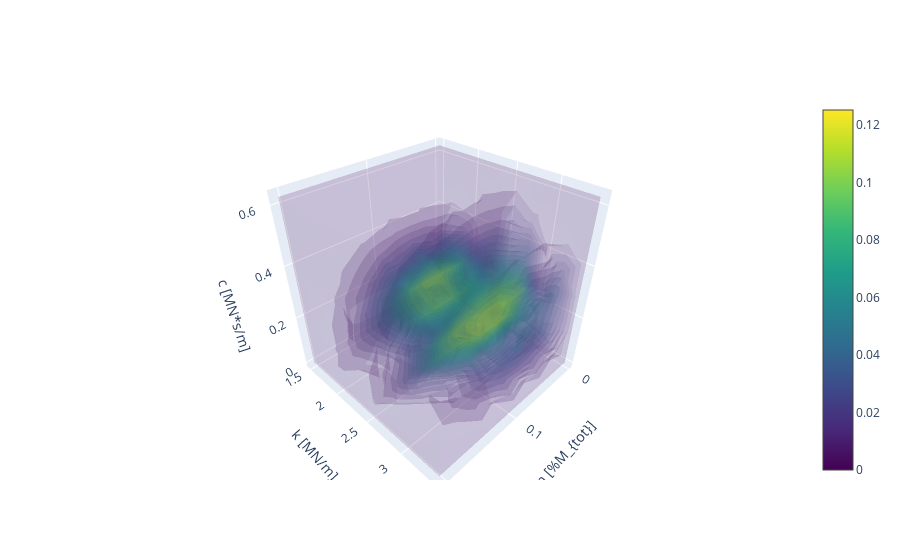

Notebook code cell kept with this figure:
### Code cell
fig = go.Figure()

fig.add_trace(
    go.Volume(
        x=m_grid.flatten(),
        y=k_grid.flatten(),
        z=c_grid.flatten(),
        value=grid_values,
        opacity=0.1, # needs to be small to see through all surfaces
        surface_count=20, # needs to be a large number for good volume rendering
        colorscale='Viridis'
    )
)

fig.update_layout(
    scene = dict(
        xaxis = dict(title='m [%M_{tot}]'),
        yaxis = dict(title='k [MN/m]'),
        zaxis = dict(title='c [MN*s/m]'),
        aspectmode='cube'
    )
)

fig.show()
fig.write_html('../results/mcmc_scatter.html')

### Figure 1 — Plotly figure (JSON) as saved in the notebook; plotly's stock layout.template omitted (floating-point values rounded to 4 significant figures; data arrays with more than 128 entries replaced by an {"elided": "..."} marker saying what was removed)
{"data": [{"colorscale": [[0, "#440154"], [0.1111, "#482878"], [0.2222, "#3e4989"], [0.3333, "#31688e"], [0.4444, "#26828e"], [0.5556, "#1f9e89"], [0.6667, "#35b779"], [0.7778, "#6ece58"], [0.8889, "#b5de2b"], [1, "#fde725"]], "opacity": 0.1, "surface": {"count": 20}, "type": "volume", "value": {"elided": "1000 float values"}, "x": {"elided": "1000 float values"}, "y": {"elided": "1000 float values"}, "z": {"elided": "1000 float values"}}], "layout": {"scene": {"aspectmode": "cube", "xaxis": {"title": {"text": "m [%M_{tot}]"}}, "yaxis": {"title": {"text": "k [MN/m]"}}, "zaxis": {"title": {"text": "c [MN*s/m]"}}}}}
